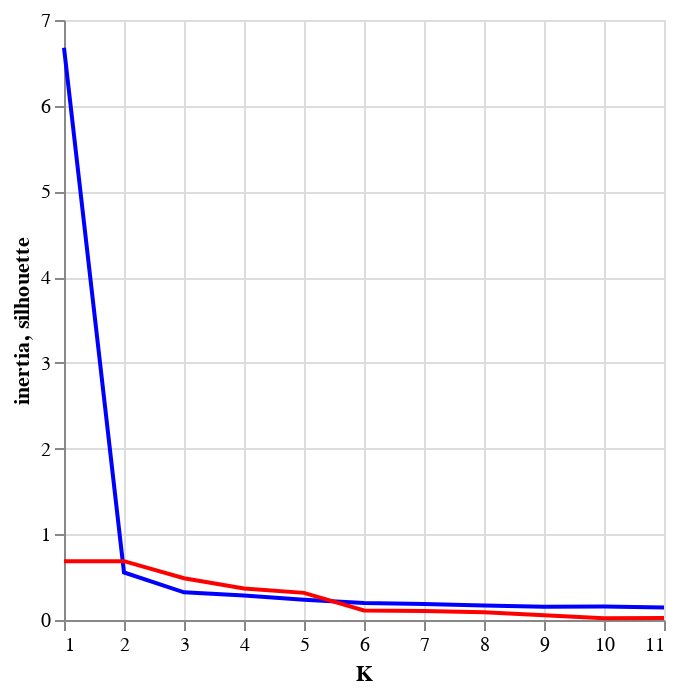

Write notebook code for a chart like this one.
### Code cell
base = alt.Chart(curve).encode(x='K')

alt.layer(
    base.mark_line(color='blue').encode(y='inertia'),
    base.mark_line(color='red').encode(y='silhouette')
)

### Figure 1 — Vega-Lite specification as saved in the notebook (floating-point values rounded to 4 significant figures)
{"config": {"view": {"continuousWidth": 300, "continuousHeight": 300}}, "layer": [{"mark": {"type": "line", "color": "blue"}, "encoding": {"x": {"field": "K", "type": "quantitative"}, "y": {"field": "inertia", "type": "quantitative"}}}, {"mark": {"type": "line", "color": "red"}, "encoding": {"x": {"field": "K", "type": "quantitative"}, "y": {"field": "silhouette", "type": "quantitative"}}}], "data": {"name": "data-d99581fd9d2408c255157b5510350f74"}, "$schema": "https://vega.github.io/schema/vega-lite/v5.20.1.json", "datasets": {"data-d99581fd9d2408c255157b5510350f74": [{"K": 1, "inertia": 6.675, "silhouette": 0.6867}, {"K": 2, "inertia": 0.5544, "silhouette": 0.6867}, {"K": 3, "inertia": 0.3227, "silhouette": 0.4868}, {"K": 4, "inertia": 0.2858, "silhouette": 0.3672}, {"K": 5, "inertia": 0.2369, "silhouette": 0.3166}, {"K": 6, "inertia": 0.1987, "silhouette": 0.1108}, {"K": 7, "inertia": 0.1857, "silhouette": 0.1044}, {"K": 8, "inertia": 0.1695, "silhouette": 0.08921}, {"K": 9, "inertia": 0.1556, "silhouette": 0.0544}, {"K": 10, "inertia": 0.1585, "silhouette": 0.02116}, {"K": 11, "inertia": 0.1465, "silhouette": 0.02257}]}}
